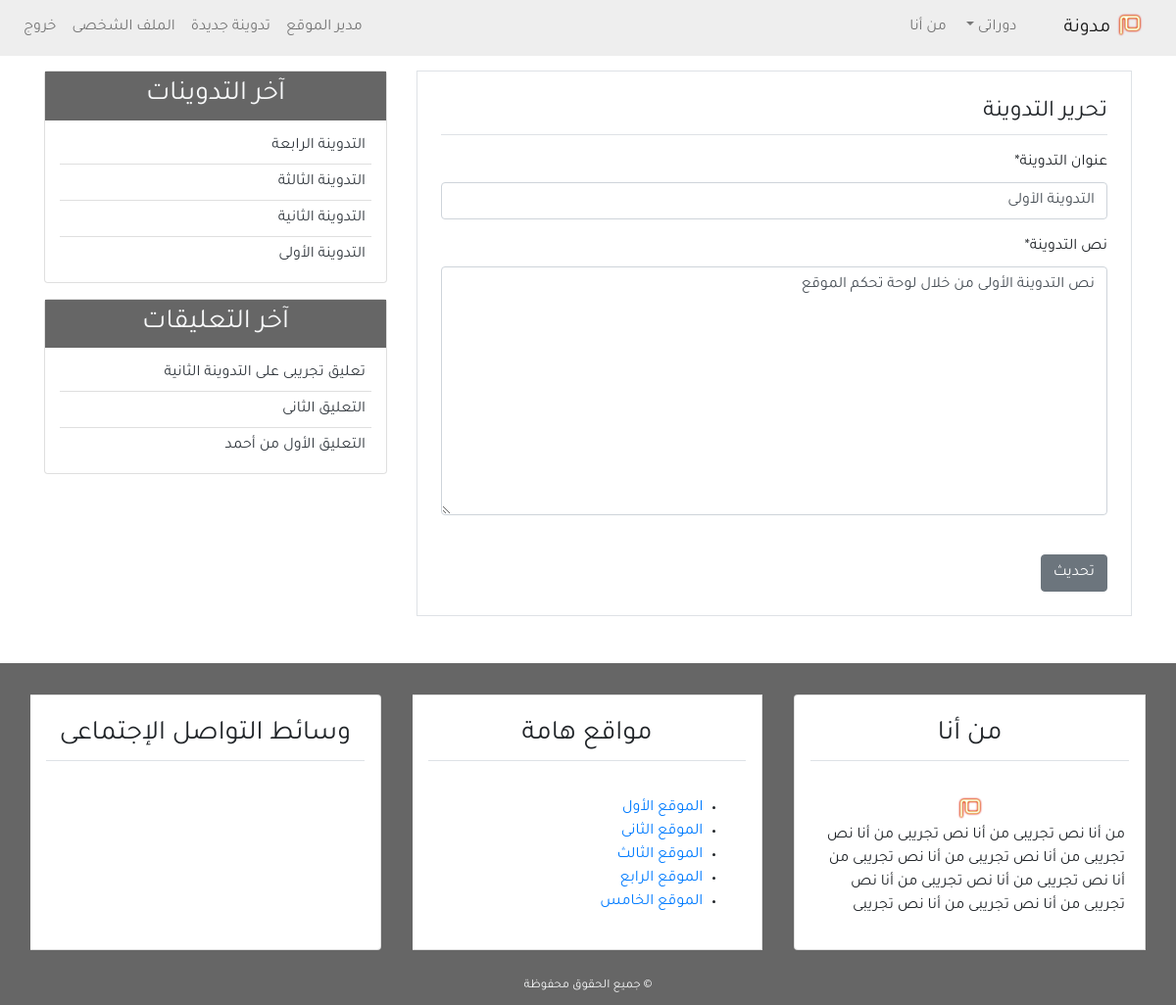
/detail/1/update/ (signed in), run on an earlier commit of the app's database.
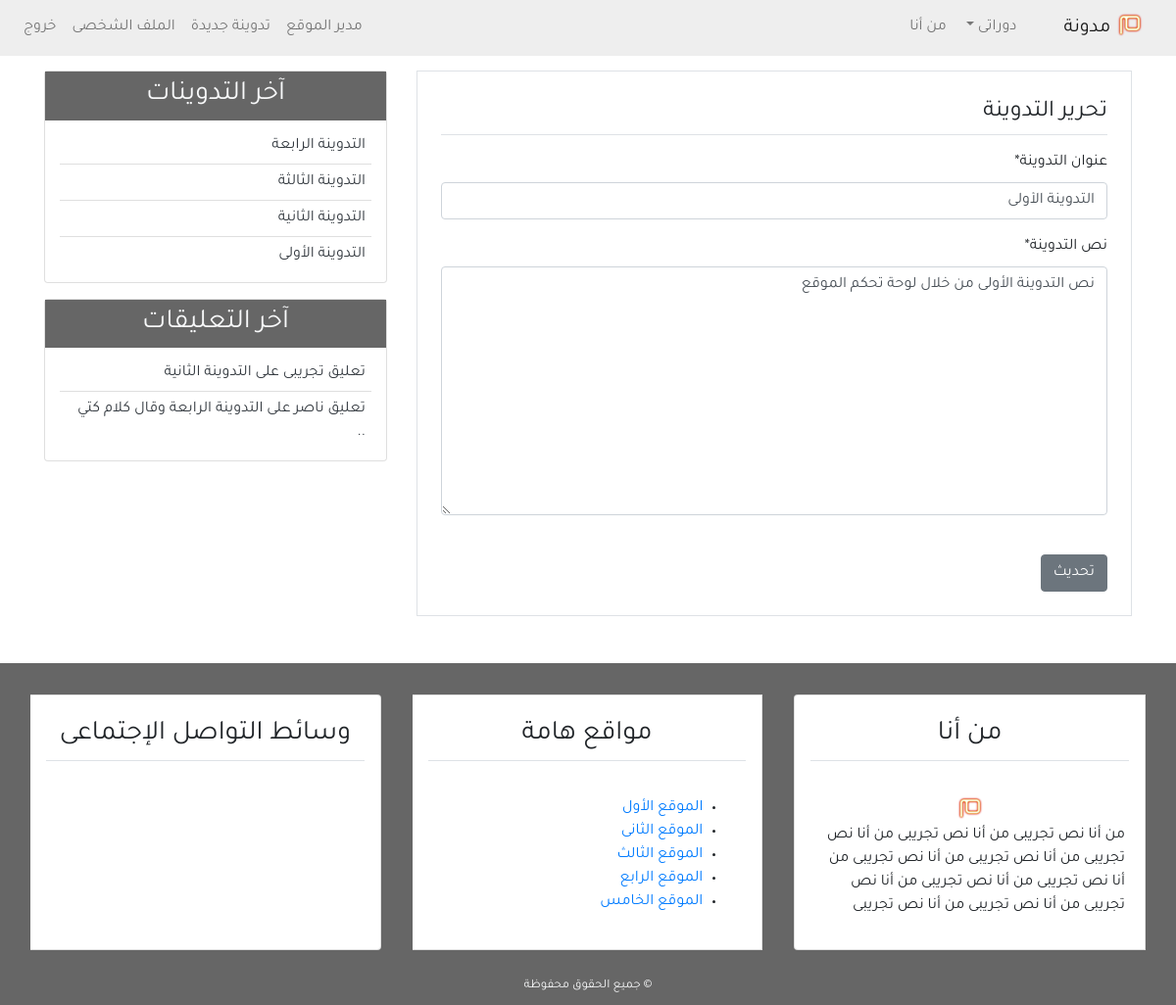
And on a later commit of the database.
### blog/models.py (models this page shows, shortened)
class Post(models.Model):
    title = models.CharField(max_length=100)
    content = models.TextField()
    post_date = models.DateTimeField(default=timezone.now)
    post_update = models.DateTimeField(auto_now=True)
    author = models.ForeignKey(User, on_delete=models.CASCADE)
    class Meta:
        ordering = ('-post_date', )

class Comment(models.Model):
    name = models.CharField(max_length=50, verbose_name='الاسم')
    email = models.EmailField(verbose_name='البريد الإلكتروني')
    body = models.TextField(verbose_name='التعليق')
    comment_date = models.DateTimeField(auto_now_add=True)
    active = models.BooleanField(default=False)
    post = models.ForeignKey(
        Post, on_delete=models.CASCADE, related_name='comments')
    class Meta:
        ordering = ('-comment_date',)

### blog/views.py (the view, shortened to what this page needs)
# urls.py: path('detail/<slug:pk>/update/', PostUpdateView.as_view(), name='post-update'),
class PostUpdateView(UserPassesTestMixin, LoginRequiredMixin, UpdateView):
    model = Post
    template_name = 'blog/post_update.html'
    form_class = PostCreateForm
    def test_func(self):
        post = self.get_object()
        if self.request.user == post.author:
            return True
        else:
            return False

### blog/forms.py
class PostCreateForm(forms.ModelForm):
    title = forms.CharField(label='عنوان التدوينة')
    content = forms.CharField(label='نص التدوينة', widget=forms.Textarea)
    class Meta:
        model = Post
        fields = ['title', 'content']

### blog/templatetags/post_tag.py (called while the page is built)
@register.inclusion_tag('blog/latest_posts.html')
def latest_posts():
    context = {
        'l_posts': Post.objects.all()[0:5],
    }
    return context

@register.inclusion_tag('blog/latest_comments.html')
def latest_comments():
    context = {
        'l_comments': Comment.objects.filter(active=True)[:5],
    }
    return context

### blog/templates/blog/post_update.html (shortened to what this page needs)
{% extends 'blog/base.html' %}
{% block content %}
{% load crispy_forms_tags %}
<div class="border p-4 mb-5">
    <legend class="border-bottom pb-1 mb-3">تحرير التدوينة</legend>
    <form method="POST">
        {{form|crispy}}
        <input class="btn btn-secondary mt-4" type="submit" value="تحديث">
    </form>
</div>
{% endblock content %}

### blog/templates/blog/latest_posts.html
<ul class="list-group-flush latest-post">
    {% for post in l_posts %}
    <li class="list-group-item latest-post-item">
        <a class="text-dark" href="{% url 'detail' post.id %}">{{post.title}}</a>
    </li>
    {% empty %}
    <li class="list-group-item latest-post-item">لا يوجد تدوينات</li>
    {% endfor %}
</ul>

### blog/templates/blog/latest_comments.html
<ul class="list-group-flush latest-comment">
    {% for comment in l_comments %}
    <li class="list-group-item latest-comment-item">
        <a class="text-dark" href="{% url 'detail' comment.post.id %}">
            {% if comment.body|length > 40 %}
            {{comment.body|slice:'45'}} ..
            {% else %}
            {{comment.body}}
            {% endif %}
        </a>
    </li>
    {% empty %}
    <li class="list-group-item latest-comment-item">لا يوجد تعليقات</li>
    {% endfor %}
</ul>

What changed in the data, as far as the page shows it:
no longer on this page (row edited): Comment: body "التعليق الثانى"
no longer on this page (row edited): Comment: body "التعليق الأول من أحمد"
now on this page (row edited): Comment: body "تعليق ناصر على التدوينة الرابعة وقال كلام كتي"
